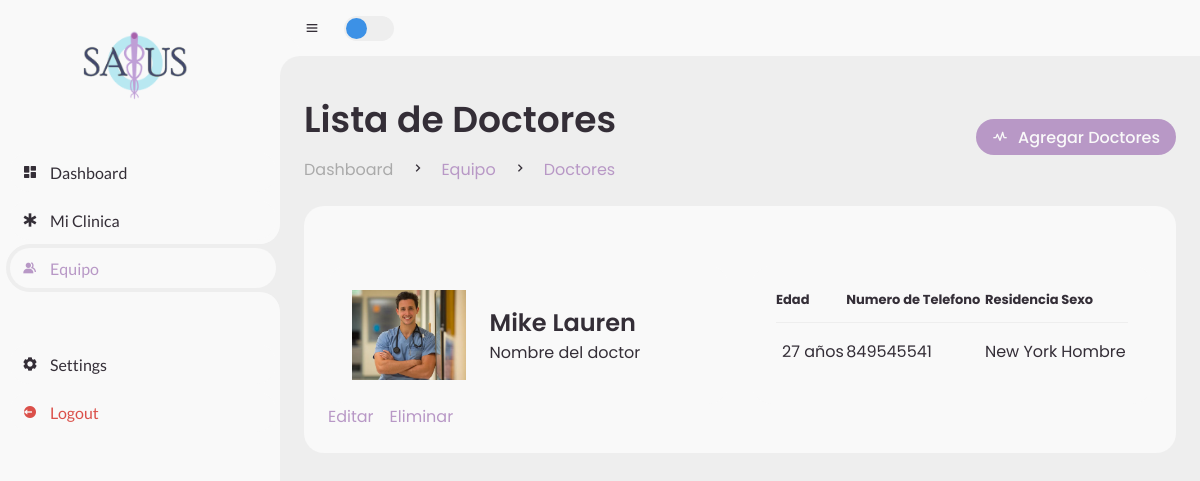
Before: /salusApp/dashboard/equipo/doctores (signed in) with the older database file.
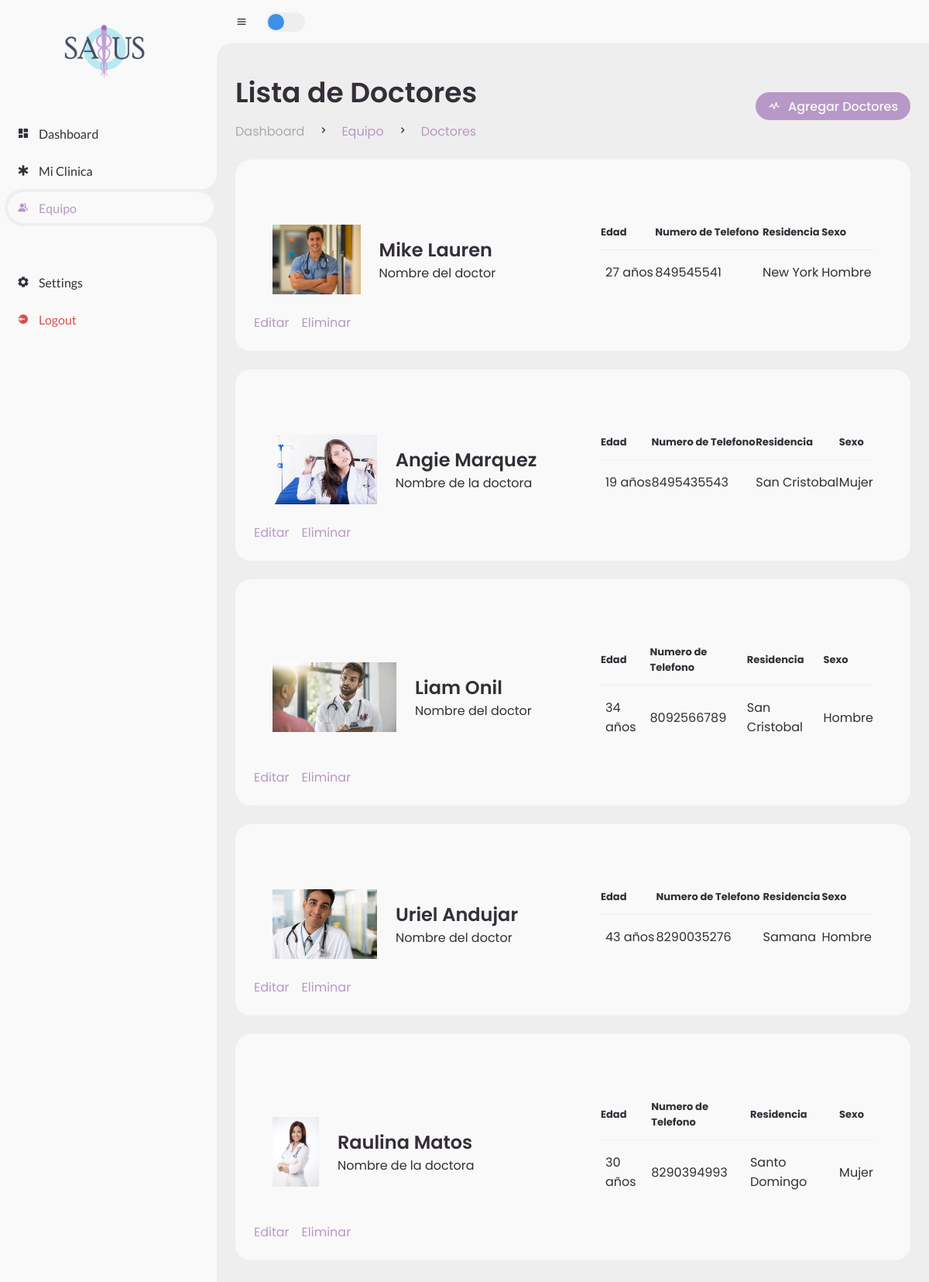
After: the same page with the newer database file.
### salusApp/models.py (models this page shows)
class Person(models.Model):
    first_name = models.CharField("Person's first name", max_length=30)
    last_name = models.CharField("Person's last name",max_length=30)
    photo = models.ImageField(blank=True, null=False, upload_to='salusApp/static/media/')
    age = models.IntegerField("Person's age")
    address = models.CharField("Person's address", max_length=100)
    sexoChoices = [
        ('M', "Masculino"),
        ('F', "Femenino")
    ]
    sex = models.CharField("Person's sex", choices=sexoChoices, max_length=1)
    phone = models.CharField("Person's phone", max_length=15)
    idNumber = models.CharField("Person's id", max_length=10) #Cedula
    isDoctor = models.BooleanField("Is this Person a doctor?")
    isNurse = models.BooleanField("Is this Person a nurse?")

### salusApp/views.py (the view)
# urls.py: path('dashboard/equipo/doctores', views.Doctores, name='doctores'),
@login_required()
def Doctores(request):
    doctores = Person.objects.filter(isDoctor=True)
    context = {"doctors":doctores}
    return render(request, 'salusApp/dashboard-equipo-doctores.html', context)

### salusApp/templates/salusApp/dashboard-equipo-doctores.html
{% extends 'salusApp/dashboard_base.html' %}
{% load static %}
{% block content %}
        <main>
            <div class="head-title">
                <div class="left">
                    <h1>Lista de Doctores</h1>
                    <ul class="breadcrumb">
                        <li>
                            <a href="#">Dashboard</a>
                        </li>
                        <li><i class='bx bx-chevron-right'></i></li>
                        <li>
                            <a class="active" href="{% url 'equipo' %}">Equipo</a>
                        </li>
                        <li><i class='bx bx-chevron-right'></i></li>
                        <li>
                            <a class="active" href="{% url 'doctores' %}">Doctores</a>
                        </li>
                    </ul>
                </div>
                <a href="{%url 'doctores-add' %}" class="btn-download">
                    <i class='bx bx-pulse' ></i>
                    <span class="text">Agregar Doctores</span>
                </a>
            </div>
            {% for doc in doctors %}
            <div class="table-data">
                <div class="order">
                    <ul class="box-info">
                        <li>
                            <img src="{% static doc.photo.url %}" style="height: 90px;">
                            <span class="text">
                                <h3>{{doc.first_name}} {{doc.last_name}}</h3>
                                {% if doc.sex == 'M' %}
                                <p>Nombre del doctor</p>
                                {% elif doc.sex == 'F' %}
                                <p>Nombre de la doctora</p>
                                {% endif %}
                            </span>
                        </li>
                        <li>
                            <table>
                                <thead>
                                    <tr>
                                        <th>Edad</th>
                                        <th>Numero de Telefono</th>
                                        <th>Residencia</th>
                                        <th>Sexo</th>
                                    </tr>
                                </thead>
                                <tbody>
                                    <tr>
                                        <td>
                                            <p>{{doc.age}} años</p>
                                        </td>
                                        <td>{{doc.phone}}</td>
                                        <td><span>{{doc.address}}</span></td>
                                        {% if doc.sex == 'M' %}
                                        <td>Hombre</td>
                                        {% elif doc.sex == 'F' %}
                                        <td>Mujer</td>
                                        {% endif %}
                                    </tr>
                                </tbody>
                            </table>
                        </li>
                    </ul>
                    <div class="head-title">
                        <div class="left">
                            <ul class="breadcrumb">
                                <li>
                                    <a href="{% url 'doctores-edit' doc.id %}" class="active">Editar</a>
                                </li>
                                <li>
                                    <a href="{% url 'doctores-delete' doc.id %}" class="active">Eliminar</a>
                                </li>
                            </ul>
                        </div>
                    </div>
                </div>
            </div>
            {% endfor %}
        </main>
    </section>
{% endblock content %}

Changed rows visible on the page:
added Person: photo (picture), first_name "Angie", last_name "Marquez", sex "Nombre de la doctora", age "19", phone "8495435543", address "San Cristobal"
added Person: photo (picture), first_name "Liam", last_name "Onil", sex "Nombre del doctor", age "34", phone "8092566789", address "San Cristobal"
added Person: photo (picture), first_name "Uriel", last_name "Andujar", sex "Nombre del doctor", age "43", phone "8290035276", address "Samana"
added Person: photo (picture), first_name "Raulina", last_name "Matos", sex "Nombre de la doctora", age "30", phone "8290394993", address "Santo Domingo"
